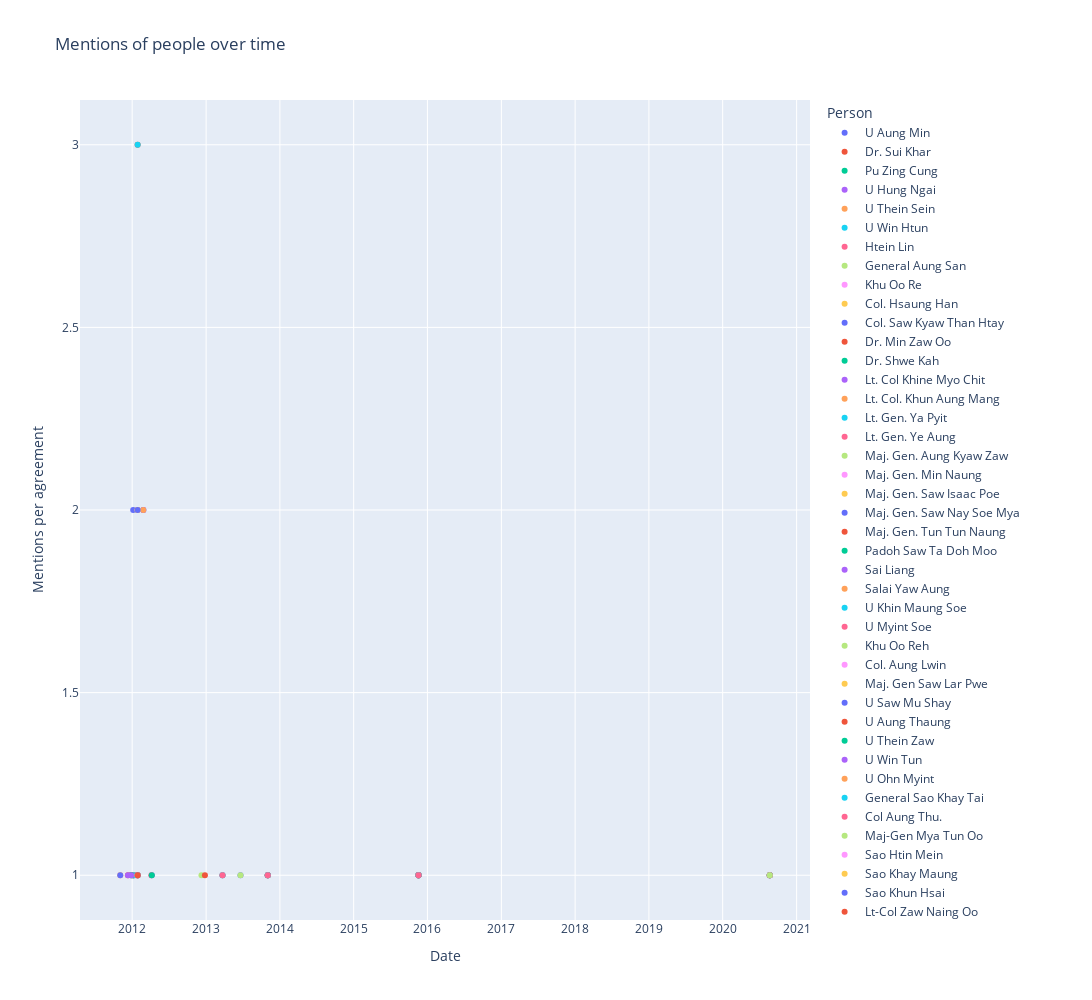

The cell this chart's notebook holds for it:
### Markdown cell above
Scatter graph of mentions of people in agreements over time:

### Code cell
fig3 = px.scatter(df_per_agr, x="Date", y="Mentions per agreement", color="Person",  title="Mentions of people over time")
fig3.update_layout(
    autosize=False,
    width=1500,
    height=1000,)
fig3.show()

### Figure 1 — Plotly figure (JSON) as saved in the notebook; plotly's stock layout.template omitted (floating-point values rounded to 4 significant figures)
{"data": [{"hovertemplate": "Person=U Aung Min<br>Date=%{x}<br>Mentions per agreement=%{y}<extra></extra>", "legendgroup": "U Aung Min", "marker": {"color": "#636efa", "symbol": "circle"}, "mode": "markers", "name": "U Aung Min", "orientation": "v", "showlegend": true, "type": "scatter", "x": ["2012-01-06", "2013-06-20", "2012-01-13", "2012-02-25", "2012-04-07", "2013-03-23"], "xaxis": "x", "y": [2, 1, 1, 2, 1, 1], "yaxis": "y"}, {"hovertemplate": "Person=Dr. Sui Khar<br>Date=%{x}<br>Mentions per agreement=%{y}<extra></extra>", "legendgroup": "Dr. Sui Khar", "marker": {"color": "#EF553B", "symbol": "circle"}, "mode": "markers", "name": "Dr. Sui Khar", "orientation": "v", "showlegend": true, "type": "scatter", "x": ["2012-01-06"], "xaxis": "x", "y": [1], "yaxis": "y"}, {"hovertemplate": "Person=Pu Zing Cung<br>Date=%{x}<br>Mentions per agreement=%{y}<extra></extra>", "legendgroup": "Pu Zing Cung", "marker": {"color": "#00cc96", "symbol": "circle"}, "mode": "markers", "name": "Pu Zing Cung", "orientation": "v", "showlegend": true, "type": "scatter", "x": ["2012-01-06"], "xaxis": "x", "y": [1], "yaxis": "y"}, {"hovertemplate": "Person=U Hung Ngai<br>Date=%{x}<br>Mentions per agreement=%{y}<extra></extra>", "legendgroup": "U Hung Ngai", "marker": {"color": "#ab63fa", "symbol": "circle"}, "mode": "markers", "name": "U Hung Ngai", "orientation": "v", "showlegend": true, "type": "scatter", "x": ["2012-01-06"], "xaxis": "x", "y": [1], "yaxis": "y"}, {"hovertemplate": "Person=U Thein Sein<br>Date=%{x}<br>Mentions per agreement=%{y}<extra></extra>", "legendgroup": "U Thein Sein", "marker": {"color": "#FFA15A", "symbol": "circle"}, "mode": "markers", "name": "U Thein Sein", "orientation": "v", "showlegend": true, "type": "scatter", "x": ["2012-01-06"], "xaxis": "x", "y": [1], "yaxis": "y"}, {"hovertemplate": "Person=U Win Htun<br>Date=%{x}<br>Mentions per agreement=%{y}<extra></extra>", "legendgroup": "U Win Htun", "marker": {"color": "#19d3f3", "symbol": "circle"}, "mode": "markers", "name": "U Win Htun", "orientation": "v", "showlegend": true, "type": "scatter", "x": ["2012-01-06"], "xaxis": "x", "y": [1], "yaxis": "y"}, {"hovertemplate": "Person=Htein Lin<br>Date=%{x}<br>Mentions per agreement=%{y}<extra></extra>", "legendgroup": "Htein Lin", "marker": {"color": "#FF6692", "symbol": "circle"}, "mode": "markers", "name": "Htein Lin", "orientation": "v", "showlegend": true, "type": "scatter", "x": ["2012-04-05"], "xaxis": "x", "y": [1], "yaxis": "y"}, {"hovertemplate": "Person=General Aung San<br>Date=%{x}<br>Mentions per agreement=%{y}<extra></extra>", "legendgroup": "General Aung San", "marker": {"color": "#B6E880", "symbol": "circle"}, "mode": "markers", "name": "General Aung San", "orientation": "v", "showlegend": true, "type": "scatter", "x": ["2012-12-09"], "xaxis": "x", "y": [1], "yaxis": "y"}, {"hovertemplate": "Person=Khu Oo Re<br>Date=%{x}<br>Mentions per agreement=%{y}<extra></extra>", "legendgroup": "Khu Oo Re", "marker": {"color": "#FF97FF", "symbol": "circle"}, "mode": "markers", "name": "Khu Oo Re", "orientation": "v", "showlegend": true, "type": "scatter", "x": [null], "xaxis": "x", "y": [1], "yaxis": "y"}, {"hovertemplate": "Person=Col. Hsaung Han<br>Date=%{x}<br>Mentions per agreement=%{y}<extra></extra>", "legendgroup": "Col. Hsaung Han", "marker": {"color": "#FECB52", "symbol": "circle"}, "mode": "markers", "name": "Col. Hsaung Han", "orientation": "v", "showlegend": true, "type": "scatter", "x": ["2015-11-18"], "xaxis": "x", "y": [1], "yaxis": "y"}, {"hovertemplate": "Person=Col. Saw Kyaw Than Htay<br>Date=%{x}<br>Mentions per agreement=%{y}<extra></extra>", "legendgroup": "Col. Saw Kyaw Than Htay", "marker": {"color": "#636efa", "symbol": "circle"}, "mode": "markers", "name": "Col. Saw Kyaw Than Htay", "orientation": "v", "showlegend": true, "type": "scatter", "x": ["2015-11-18"], "xaxis": "x", "y": [1], "yaxis": "y"}, {"hovertemplate": "Person=Dr. Min Zaw Oo<br>Date=%{x}<br>Mentions per agreement=%{y}<extra></extra>", "legendgroup": "Dr. Min Zaw Oo", "marker": {"color": "#EF553B", "symbol": "circle"}, "mode": "markers", "name": "Dr. Min Zaw Oo", "orientation": "v", "showlegend": true, "type": "scatter", "x": ["2015-11-18"], "xaxis": "x", "y": [1], "yaxis": "y"}, {"hovertemplate": "Person=Dr. Shwe Kah<br>Date=%{x}<br>Mentions per agreement=%{y}<extra></extra>", "legendgroup": "Dr. Shwe Kah", "marker": {"color": "#00cc96", "symbol": "circle"}, "mode": "markers", "name": "Dr. Shwe Kah", "orientation": "v", "showlegend": true, "type": "scatter", "x": ["2015-11-18"], "xaxis": "x", "y": [1], "yaxis": "y"}, {"hovertemplate": "Person=Lt. Col Khine Myo Chit<br>Date=%{x}<br>Mentions per agreement=%{y}<extra></extra>", "legendgroup": "Lt. Col Khine Myo Chit", "marker": {"color": "#ab63fa", "symbol": "circle"}, "mode": "markers", "name": "Lt. Col Khine Myo Chit", "orientation": "v", "showlegend": true, "type": "scatter", "x": ["2015-11-18"], "xaxis": "x", "y": [1], "yaxis": "y"}, {"hovertemplate": "Person=Lt. Col. Khun Aung Mang<br>Date=%{x}<br>Mentions per agreement=%{y}<extra></extra>", "legendgroup": "Lt. Col. Khun Aung Mang", "marker": {"color": "#FFA15A", "symbol": "circle"}, "mode": "markers", "name": "Lt. Col. Khun Aung Mang", "orientation": "v", "showlegend": true, "type": "scatter", "x": ["2015-11-18"], "xaxis": "x", "y": [1], "yaxis": "y"}, {"hovertemplate": "Person=Lt. Gen. Ya Pyit<br>Date=%{x}<br>Mentions per agreement=%{y}<extra></extra>", "legendgroup": "Lt. Gen. Ya Pyit", "marker": {"color": "#19d3f3", "symbol": "circle"}, "mode": "markers", "name": "Lt. Gen. Ya Pyit", "orientation": "v", "showlegend": true, "type": "scatter", "x": ["2015-11-18"], "xaxis": "x", "y": [1], "yaxis": "y"}, {"hovertemplate": "Person=Lt. Gen. Ye Aung<br>Date=%{x}<br>Mentions per agreement=%{y}<extra></extra>", "legendgroup": "Lt. Gen. Ye Aung", "marker": {"color": "#FF6692", "symbol": "circle"}, "mode": "markers", "name": "Lt. Gen. Ye Aung", "orientation": "v", "showlegend": true, "type": "scatter", "x": ["2015-11-18"], "xaxis": "x", "y": [1], "yaxis": "y"}, {"hovertemplate": "Person=Maj. Gen. Aung Kyaw Zaw<br>Date=%{x}<br>Mentions per agreement=%{y}<extra></extra>", "legendgroup": "Maj. Gen. Aung Kyaw Zaw", "marker": {"color": "#B6E880", "symbol": "circle"}, "mode": "markers", "name": "Maj. Gen. Aung Kyaw Zaw", "orientation": "v", "showlegend": true, "type": "scatter", "x": ["2015-11-18"], "xaxis": "x", "y": [1], "yaxis": "y"}, {"hovertemplate": "Person=Maj. Gen. Min Naung<br>Date=%{x}<br>Mentions per agreement=%{y}<extra></extra>", "legendgroup": "Maj. Gen. Min Naung", "marker": {"color": "#FF97FF", "symbol": "circle"}, "mode": "markers", "name": "Maj. Gen. Min Naung", "orientation": "v", "showlegend": true, "type": "scatter", "x": ["2015-11-18"], "xaxis": "x", "y": [1], "yaxis": "y"}, {"hovertemplate": "Person=Maj. Gen. Saw Isaac Poe<br>Date=%{x}<br>Mentions per agreement=%{y}<extra></extra>", "legendgroup": "Maj. Gen. Saw Isaac Poe", "marker": {"color": "#FECB52", "symbol": "circle"}, "mode": "markers", "name": "Maj. Gen. Saw Isaac Poe", "orientation": "v", "showlegend": true, "type": "scatter", "x": ["2015-11-18"], "xaxis": "x", "y": [1], "yaxis": "y"}, {"hovertemplate": "Person=Maj. Gen. Saw Nay Soe Mya<br>Date=%{x}<br>Mentions per agreement=%{y}<extra></extra>", "legendgroup": "Maj. Gen. Saw Nay Soe Mya", "marker": {"color": "#636efa", "symbol": "circle"}, "mode": "markers", "name": "Maj. Gen. Saw Nay Soe Mya", "orientation": "v", "showlegend": true, "type": "scatter", "x": ["2015-11-18"], "xaxis": "x", "y": [1], "yaxis": "y"}, {"hovertemplate": "Person=Maj. Gen. Tun Tun Naung<br>Date=%{x}<br>Mentions per agreement=%{y}<extra></extra>", "legendgroup": "Maj. Gen. Tun Tun Naung", "marker": {"color": "#EF553B", "symbol": "circle"}, "mode": "markers", "name": "Maj. Gen. Tun Tun Naung", "orientation": "v", "showlegend": true, "type": "scatter", "x": ["2015-11-18"], "xaxis": "x", "y": [1], "yaxis": "y"}, {"hovertemplate": "Person=Padoh Saw Ta Doh Moo<br>Date=%{x}<br>Mentions per agreement=%{y}<extra></extra>", "legendgroup": "Padoh Saw Ta Doh Moo", "marker": {"color": "#00cc96", "symbol": "circle"}, "mode": "markers", "name": "Padoh Saw Ta Doh Moo", "orientation": "v", "showlegend": true, "type": "scatter", "x": ["2015-11-18"], "xaxis": "x", "y": [1], "yaxis": "y"}, {"hovertemplate": "Person=Sai Liang<br>Date=%{x}<br>Mentions per agreement=%{y}<extra></extra>", "legendgroup": "Sai Liang", "marker": {"color": "#ab63fa", "symbol": "circle"}, "mode": "markers", "name": "Sai Liang", "orientation": "v", "showlegend": true, "type": "scatter", "x": ["2015-11-18"], "xaxis": "x", "y": [1], "yaxis": "y"}, {"hovertemplate": "Person=Salai Yaw Aung<br>Date=%{x}<br>Mentions per agreement=%{y}<extra></extra>", "legendgroup": "Salai Yaw Aung", "marker": {"color": "#FFA15A", "symbol": "circle"}, "mode": "markers", "name": "Salai Yaw Aung", "orientation": "v", "showlegend": true, "type": "scatter", "x": ["2015-11-18"], "xaxis": "x", "y": [1], "yaxis": "y"}, {"hovertemplate": "Person=U Khin Maung Soe<br>Date=%{x}<br>Mentions per agreement=%{y}<extra></extra>", "legendgroup": "U Khin Maung Soe", "marker": {"color": "#19d3f3", "symbol": "circle"}, "mode": "markers", "name": "U Khin Maung Soe", "orientation": "v", "showlegend": true, "type": "scatter", "x": ["2015-11-18"], "xaxis": "x", "y": [1], "yaxis": "y"}, {"hovertemplate": "Person=U Myint Soe<br>Date=%{x}<br>Mentions per agreement=%{y}<extra></extra>", "legendgroup": "U Myint Soe", "marker": {"color": "#FF6692", "symbol": "circle"}, "mode": "markers", "name": "U Myint Soe", "orientation": "v", "showlegend": true, "type": "scatter", "x": ["2015-11-18"], "xaxis": "x", "y": [1], "yaxis": "y"}, {"hovertemplate": "Person=Khu Oo Reh<br>Date=%{x}<br>Mentions per agreement=%{y}<extra></extra>", "legendgroup": "Khu Oo Reh", "marker": {"color": "#B6E880", "symbol": "circle"}, "mode": "markers", "name": "Khu Oo Reh", "orientation": "v", "showlegend": true, "type": "scatter", "x": ["2013-06-20"], "xaxis": "x", "y": [1], "yaxis": "y"}, {"hovertemplate": "Person=Col. Aung Lwin<br>Date=%{x}<br>Mentions per agreement=%{y}<extra></extra>", "legendgroup": "Col. Aung Lwin", "marker": {"color": "#FF97FF", "symbol": "circle"}, "mode": "markers", "name": "Col. Aung Lwin", "orientation": "v", "showlegend": true, "type": "scatter", "x": ["2011-11-03"], "xaxis": "x", "y": [1], "yaxis": "y"}, {"hovertemplate": "Person=Maj. Gen Saw Lar Pwe<br>Date=%{x}<br>Mentions per agreement=%{y}<extra></extra>", "legendgroup": "Maj. Gen Saw Lar Pwe", "marker": {"color": "#FECB52", "symbol": "circle"}, "mode": "markers", "name": "Maj. Gen Saw Lar Pwe", "orientation": "v", "showlegend": true, "type": "scatter", "x": ["2011-11-03"], "xaxis": "x", "y": [1], "yaxis": "y"}, {"hovertemplate": "Person=U Saw Mu Shay<br>Date=%{x}<br>Mentions per agreement=%{y}<extra></extra>", "legendgroup": "U Saw Mu Shay", "marker": {"color": "#636efa", "symbol": "circle"}, "mode": "markers", "name": "U Saw Mu Shay", "orientation": "v", "showlegend": true, "type": "scatter", "x": ["2011-11-03"], "xaxis": "x", "y": [1], "yaxis": "y"}, {"hovertemplate": "Person=U Aung Thaung<br>Date=%{x}<br>Mentions per agreement=%{y}<extra></extra>", "legendgroup": "U Aung Thaung", "marker": {"color": "#EF553B", "symbol": "circle"}, "mode": "markers", "name": "U Aung Thaung", "orientation": "v", "showlegend": true, "type": "scatter", "x": ["2011-12-27", "2012-01-28", "2012-12-26", "2011-12-11"], "xaxis": "x", "y": [1, 3, 1, 1], "yaxis": "y"}, {"hovertemplate": "Person=U Thein Zaw<br>Date=%{x}<br>Mentions per agreement=%{y}<extra></extra>", "legendgroup": "U Thein Zaw", "marker": {"color": "#00cc96", "symbol": "circle"}, "mode": "markers", "name": "U Thein Zaw", "orientation": "v", "showlegend": true, "type": "scatter", "x": ["2011-12-27", "2012-01-28"], "xaxis": "x", "y": [1, 2], "yaxis": "y"}, {"hovertemplate": "Person=U Win Tun<br>Date=%{x}<br>Mentions per agreement=%{y}<extra></extra>", "legendgroup": "U Win Tun", "marker": {"color": "#ab63fa", "symbol": "circle"}, "mode": "markers", "name": "U Win Tun", "orientation": "v", "showlegend": true, "type": "scatter", "x": ["2011-12-27", "2012-02-25", "2012-01-28"], "xaxis": "x", "y": [1, 2, 1], "yaxis": "y"}, {"hovertemplate": "Person=U Ohn Myint<br>Date=%{x}<br>Mentions per agreement=%{y}<extra></extra>", "legendgroup": "U Ohn Myint", "marker": {"color": "#FFA15A", "symbol": "circle"}, "mode": "markers", "name": "U Ohn Myint", "orientation": "v", "showlegend": true, "type": "scatter", "x": ["2012-02-25", "2012-01-28"], "xaxis": "x", "y": [2, 1], "yaxis": "y"}, {"hovertemplate": "Person=General Sao Khay Tai<br>Date=%{x}<br>Mentions per agreement=%{y}<extra></extra>", "legendgroup": "General Sao Khay Tai", "marker": {"color": "#19d3f3", "symbol": "circle"}, "mode": "markers", "name": "General Sao Khay Tai", "orientation": "v", "showlegend": true, "type": "scatter", "x": ["2012-01-28"], "xaxis": "x", "y": [3], "yaxis": "y"}, {"hovertemplate": "Person=Col Aung Thu.<br>Date=%{x}<br>Mentions per agreement=%{y}<extra></extra>", "legendgroup": "Col Aung Thu.", "marker": {"color": "#FF6692", "symbol": "circle"}, "mode": "markers", "name": "Col Aung Thu.", "orientation": "v", "showlegend": true, "type": "scatter", "x": ["2012-01-28"], "xaxis": "x", "y": [2], "yaxis": "y"}, {"hovertemplate": "Person=Maj-Gen Mya Tun Oo<br>Date=%{x}<br>Mentions per agreement=%{y}<extra></extra>", "legendgroup": "Maj-Gen Mya Tun Oo", "marker": {"color": "#B6E880", "symbol": "circle"}, "mode": "markers", "name": "Maj-Gen Mya Tun Oo", "orientation": "v", "showlegend": true, "type": "scatter", "x": ["2012-01-28"], "xaxis": "x", "y": [2], "yaxis": "y"}, {"hovertemplate": "Person=Sao Htin Mein<br>Date=%{x}<br>Mentions per agreement=%{y}<extra></extra>", "legendgroup": "Sao Htin Mein", "marker": {"color": "#FF97FF", "symbol": "circle"}, "mode": "markers", "name": "Sao Htin Mein", "orientation": "v", "showlegend": true, "type": "scatter", "x": ["2012-01-28"], "xaxis": "x", "y": [2], "yaxis": "y"}, {"hovertemplate": "Person=Sao Khay Maung<br>Date=%{x}<br>Mentions per agreement=%{y}<extra></extra>", "legendgroup": "Sao Khay Maung", "marker": {"color": "#FECB52", "symbol": "circle"}, "mode": "markers", "name": "Sao Khay Maung", "orientation": "v", "showlegend": true, "type": "scatter", "x": ["2012-01-28"], "xaxis": "x", "y": [2], "yaxis": "y"}, {"hovertemplate": "Person=Sao Khun Hsai<br>Date=%{x}<br>Mentions per agreement=%{y}<extra></extra>", "legendgroup": "Sao Khun Hsai", "marker": {"color": "#636efa", "symbol": "circle"}, "mode": "markers", "name": "Sao Khun Hsai", "orientation": "v", "showlegend": true, "type": "scatter", "x": ["2012-01-28"], "xaxis": "x", "y": [2], "yaxis": "y"}, {"hovertemplate": "Person=Lt-Col Zaw Naing Oo<br>Date=%{x}<br>Mentions per agreement=%{y}<extra></extra>", "legendgroup": "Lt-Col Zaw Naing Oo", "marker": {"color": "#EF553B", "symbol": "circle"}, "mode": "markers", "name": "Lt-Col Zaw Naing Oo", "orientation": "v", "showlegend": true, "type": "scatter", "x": ["2012-01-28"], "xaxis": "x", "y": [1], "yaxis": "y"}, {"hovertemplate": "Person=Maj-Gen Aung Kyaw Zaw<br>Date=%{x}<br>Mentions per agreement=%{y}<extra></extra>", "legendgroup": "Maj-Gen Aung Kyaw Zaw", "marker": {"color": "#00cc96", "symbol": "circle"}, "mode": "markers", "name": "Maj-Gen Aung Kyaw Zaw", "orientation": "v", "showlegend": true, "type": "scatter", "x": ["2012-01-28"], "xaxis": "x", "y": [1], "yaxis": "y"}, {"hovertemplate": "Person=Maj-Gen Zaw Win<br>Date=%{x}<br>Mentions per agreement=%{y}<extra></extra>", "legendgroup": "Maj-Gen Zaw Win", "marker": {"color": "#ab63fa", "symbol": "circle"}, "mode": "markers", "name": "Maj-Gen Zaw Win", "orientation": "v", "showlegend": true, "type": "scatter", "x": ["2012-01-28"], "xaxis": "x", "y": [1], "yaxis": "y"}, {"hovertemplate": "Person=Sao Hsay Pein Pha<br>Date=%{x}<br>Mentions per agreement=%{y}<extra></extra>", "legendgroup": "Sao Hsay Pein Pha", "marker": {"color": "#FFA15A", "symbol": "circle"}, "mode": "markers", "name": "Sao Hsay Pein Pha", "orientation": "v", "showlegend": true, "type": "scatter", "x": ["2012-01-28"], "xaxis": "x", "y": [1], "yaxis": "y"}, {"hovertemplate": "Person=Sao Khin Min<br>Date=%{x}<br>Mentions per agreement=%{y}<extra></extra>", "legendgroup": "Sao Khin Min", "marker": {"color": "#19d3f3", "symbol": "circle"}, "mode": "markers", "name": "Sao Khin Min", "orientation": "v", "showlegend": true, "type": "scatter", "x": ["2012-01-28"], "xaxis": "x", "y": [1], "yaxis": "y"}, {"hovertemplate": "Person=Sao Kyaw Hla<br>Date=%{x}<br>Mentions per agreement=%{y}<extra></extra>", "legendgroup": "Sao Kyaw Hla", "marker": {"color": "#FF6692", "symbol": "circle"}, "mode": "markers", "name": "Sao Kyaw Hla", "orientation": "v", "showlegend": true, "type": "scatter", "x": ["2012-01-28"], "xaxis": "x", "y": [1], "yaxis": "y"}, {"hovertemplate": "Person=Sao Laung Khay<br>Date=%{x}<br>Mentions per agreement=%{y}<extra></extra>", "legendgroup": "Sao Laung Khay", "marker": {"color": "#B6E880", "symbol": "circle"}, "mode": "markers", "name": "Sao Laung Khay", "orientation": "v", "showlegend": true, "type": "scatter", "x": ["2012-01-28"], "xaxis": "x", "y": [1], "yaxis": "y"}, {"hovertemplate": "Person=U Maung Maung Thein<br>Date=%{x}<br>Mentions per agreement=%{y}<extra></extra>", "legendgroup": "U Maung Maung Thein", "marker": {"color": "#FF97FF", "symbol": "circle"}, "mode": "markers", "name": "U Maung Maung Thein", "orientation": "v", "showlegend": true, "type": "scatter", "x": ["2012-01-28"], "xaxis": "x", "y": [1], "yaxis": "y"}, {"hovertemplate": "Person=U Sao Aung Myat<br>Date=%{x}<br>Mentions per agreement=%{y}<extra></extra>", "legendgroup": "U Sao Aung Myat", "marker": {"color": "#FECB52", "symbol": "circle"}, "mode": "markers", "name": "U Sao Aung Myat", "orientation": "v", "showlegend": true, "type": "scatter", "x": ["2012-01-28"], "xaxis": "x", "y": [1], "yaxis": "y"}, {"hovertemplate": "Person=U Soe Tint<br>Date=%{x}<br>Mentions per agreement=%{y}<extra></extra>", "legendgroup": "U Soe Tint", "marker": {"color": "#636efa", "symbol": "circle"}, "mode": "markers", "name": "U Soe Tint", "orientation": "v", "showlegend": true, "type": "scatter", "x": ["2012-01-28"], "xaxis": "x", "y": [1], "yaxis": "y"}, {"hovertemplate": "Person=U Tun Tun Oo<br>Date=%{x}<br>Mentions per agreement=%{y}<extra></extra>", "legendgroup": "U Tun Tun Oo", "marker": {"color": "#EF553B", "symbol": "circle"}, "mode": "markers", "name": "U Tun Tun Oo", "orientation": "v", "showlegend": true, "type": "scatter", "x": ["2012-01-28"], "xaxis": "x", "y": [1], "yaxis": "y"}, {"hovertemplate": "Person=General Secretary Naw Zipporah Sein<br>Date=%{x}<br>Mentions per agreement=%{y}<extra></extra>", "legendgroup": "General Secretary Naw Zipporah Sein", "marker": {"color": "#00cc96", "symbol": "circle"}, "mode": "markers", "name": "General Secretary Naw Zipporah Sein", "orientation": "v", "showlegend": true, "type": "scatter", "x": ["2012-04-07"], "xaxis": "x", "y": [1], "yaxis": "y"}, {"hovertemplate": "Person=U Saw Lah Pwe<br>Date=%{x}<br>Mentions per agreement=%{y}<extra></extra>", "legendgroup": "U Saw Lah Pwe", "marker": {"color": "#ab63fa", "symbol": "circle"}, "mode": "markers", "name": "U Saw Lah Pwe", "orientation": "v", "showlegend": true, "type": "scatter", "x": ["2011-12-11"], "xaxis": "x", "y": [1], "yaxis": "y"}, {"hovertemplate": "Person=U Khin Mg Soe<br>Date=%{x}<br>Mentions per agreement=%{y}<extra></extra>", "legendgroup": "U Khin Mg Soe", "marker": {"color": "#FFA15A", "symbol": "circle"}, "mode": "markers", "name": "U Khin Mg Soe", "orientation": "v", "showlegend": true, "type": "scatter", "x": ["2013-03-23"], "xaxis": "x", "y": [1], "yaxis": "y"}, {"hovertemplate": "Person=U Khun Myint Htun<br>Date=%{x}<br>Mentions per agreement=%{y}<extra></extra>", "legendgroup": "U Khun Myint Htun", "marker": {"color": "#19d3f3", "symbol": "circle"}, "mode": "markers", "name": "U Khun Myint Htun", "orientation": "v", "showlegend": true, "type": "scatter", "x": ["2013-03-23"], "xaxis": "x", "y": [1], "yaxis": "y"}, {"hovertemplate": "Person=U Khun Okkar<br>Date=%{x}<br>Mentions per agreement=%{y}<extra></extra>", "legendgroup": "U Khun Okkar", "marker": {"color": "#FF6692", "symbol": "circle"}, "mode": "markers", "name": "U Khun Okkar", "orientation": "v", "showlegend": true, "type": "scatter", "x": ["2013-03-23"], "xaxis": "x", "y": [1], "yaxis": "y"}, {"hovertemplate": "Person=Col. Saw Kyaw Dah<br>Date=%{x}<br>Mentions per agreement=%{y}<extra></extra>", "legendgroup": "Col. Saw Kyaw Dah", "marker": {"color": "#B6E880", "symbol": "circle"}, "mode": "markers", "name": "Col. Saw Kyaw Dah", "orientation": "v", "showlegend": true, "type": "scatter", "x": ["2013-11-02"], "xaxis": "x", "y": [1], "yaxis": "y"}, {"hovertemplate": "Person=Gen. Saw Mo Shay<br>Date=%{x}<br>Mentions per agreement=%{y}<extra></extra>", "legendgroup": "Gen. Saw Mo Shay", "marker": {"color": "#FF97FF", "symbol": "circle"}, "mode": "markers", "name": "Gen. Saw Mo Shay", "orientation": "v", "showlegend": true, "type": "scatter", "x": ["2013-11-02"], "xaxis": "x", "y": [1], "yaxis": "y"}, {"hovertemplate": "Person=Hpon Da Shwin<br>Date=%{x}<br>Mentions per agreement=%{y}<extra></extra>", "legendgroup": "Hpon Da Shwin", "marker": {"color": "#FECB52", "symbol": "circle"}, "mode": "markers", "name": "Hpon Da Shwin", "orientation": "v", "showlegend": true, "type": "scatter", "x": ["2013-11-02"], "xaxis": "x", "y": [1], "yaxis": "y"}, {"hovertemplate": "Person=Khaing Thuka<br>Date=%{x}<br>Mentions per agreement=%{y}<extra></extra>", "legendgroup": "Khaing Thuka", "marker": {"color": "#636efa", "symbol": "circle"}, "mode": "markers", "name": "Khaing Thuka", "orientation": "v", "showlegend": true, "type": "scatter", "x": ["2013-11-02"], "xaxis": "x", "y": [1], "yaxis": "y"}, {"hovertemplate": "Person=Koon Abel Tweed<br>Date=%{x}<br>Mentions per agreement=%{y}<extra></extra>", "legendgroup": "Koon Abel Tweed", "marker": {"color": "#EF553B", "symbol": "circle"}, "mode": "markers", "name": "Koon Abel Tweed", "orientation": "v", "showlegend": true, "type": "scatter", "x": ["2013-11-02"], "xaxis": "x", "y": [1], "yaxis": "y"}, {"hovertemplate": "Person=Kya Khunsa<br>Date=%{x}<br>Mentions per agreement=%{y}<extra></extra>", "legendgroup": "Kya Khunsa", "marker": {"color": "#00cc96", "symbol": "circle"}, "mode": "markers", "name": "Kya Khunsa", "orientation": "v", "showlegend": true, "type": "scatter", "x": ["2013-11-02"], "xaxis": "x", "y": [1], "yaxis": "y"}, {"hovertemplate": "Person=Pu Zin Cun<br>Date=%{x}<br>Mentions per agreement=%{y}<extra></extra>", "legendgroup": "Pu Zin Cun", "marker": {"color": "#ab63fa", "symbol": "circle"}, "mode": "markers", "name": "Pu Zin Cun", "orientation": "v", "showlegend": true, "type": "scatter", "x": ["2013-11-02"], "xaxis": "x", "y": [1], "yaxis": "y"}, {"hovertemplate": "Person=Saw Mutu Say Po<br>Date=%{x}<br>Mentions per agreement=%{y}<extra></extra>", "legendgroup": "Saw Mutu Say Po", "marker": {"color": "#FFA15A", "symbol": "circle"}, "mode": "markers", "name": "Saw Mutu Say Po", "orientation": "v", "showlegend": true, "type": "scatter", "x": ["2013-11-02"], "xaxis": "x", "y": [1], "yaxis": "y"}, {"hovertemplate": "Person=U Tun Mrat Naing<br>Date=%{x}<br>Mentions per agreement=%{y}<extra></extra>", "legendgroup": "U Tun Mrat Naing", "marker": {"color": "#19d3f3", "symbol": "circle"}, "mode": "markers", "name": "U Tun Mrat Naing", "orientation": "v", "showlegend": true, "type": "scatter", "x": ["2013-11-02"], "xaxis": "x", "y": [1], "yaxis": "y"}, {"hovertemplate": "Person=U Twan Zaw<br>Date=%{x}<br>Mentions per agreement=%{y}<extra></extra>", "legendgroup": "U Twan Zaw", "marker": {"color": "#FF6692", "symbol": "circle"}, "mode": "markers", "name": "U Twan Zaw", "orientation": "v", "showlegend": true, "type": "scatter", "x": ["2013-11-02"], "xaxis": "x", "y": [1], "yaxis": "y"}, {"hovertemplate": "Person=Daw Khin Ma Ma Myo<br>Date=%{x}<br>Mentions per agreement=%{y}<extra></extra>", "legendgroup": "Daw Khin Ma Ma Myo", "marker": {"color": "#B6E880", "symbol": "circle"}, "mode": "markers", "name": "Daw Khin Ma Ma Myo", "orientation": "v", "showlegend": true, "type": "scatter", "x": ["2020-08-21"], "xaxis": "x", "y": [1], "yaxis": "y"}, {"hovertemplate": "Person=Dr. May Win Myint<br>Date=%{x}<br>Mentions per agreement=%{y}<extra></extra>", "legendgroup": "Dr. May Win Myint", "marker": {"color": "#FF97FF", "symbol": "circle"}, "mode": "markers", "name": "Dr. May Win Myint", "orientation": "v", "showlegend": true, "type": "scatter", "x": ["2020-08-21"], "xaxis": "x", "y": [1], "yaxis": "y"}, {"hovertemplate": "Person=Dr. Tin Myo Win<br>Date=%{x}<br>Mentions per agreement=%{y}<extra></extra>", "legendgroup": "Dr. Tin Myo Win", "marker": {"color": "#FECB52", "symbol": "circle"}, "mode": "markers", "name": "Dr. Tin Myo Win", "orientation": "v", "showlegend": true, "type": "scatter", "x": ["2020-08-21"], "xaxis": "x", "y": [1], "yaxis": "y"}, {"hovertemplate": "Person=Kya Sha Mwe<br>Date=%{x}<br>Mentions per agreement=%{y}<extra></extra>", "legendgroup": "Kya Sha Mwe", "marker": {"color": "#636efa", "symbol": "circle"}, "mode": "markers", "name": "Kya Sha Mwe", "orientation": "v", "showlegend": true, "type": "scatter", "x": ["2020-08-21"], "xaxis": "x", "y": [1], "yaxis": "y"}, {"hovertemplate": "Person=Lian Hmung Sakhong<br>Date=%{x}<br>Mentions per agreement=%{y}<extra></extra>", "legendgroup": "Lian Hmung Sakhong", "marker": {"color": "#EF553B", "symbol": "circle"}, "mode": "markers", "name": "Lian Hmung Sakhong", "orientation": "v", "showlegend": true, "type": "scatter", "x": ["2020-08-21"], "xaxis": "x", "y": [1], "yaxis": "y"}, {"hovertemplate": "Person=Lt-Gen Tin Maug Win<br>Date=%{x}<br>Mentions per agreement=%{y}<extra></extra>", "legendgroup": "Lt-Gen Tin Maug Win", "marker": {"color": "#00cc96", "symbol": "circle"}, "mode": "markers", "name": "Lt-Gen Tin Maug Win", "orientation": "v", "showlegend": true, "type": "scatter", "x": ["2020-08-21"], "xaxis": "x", "y": [1], "yaxis": "y"}, {"hovertemplate": "Person=Nang Aye Aye Thwe<br>Date=%{x}<br>Mentions per agreement=%{y}<extra></extra>", "legendgroup": "Nang Aye Aye Thwe", "marker": {"color": "#ab63fa", "symbol": "circle"}, "mode": "markers", "name": "Nang Aye Aye Thwe", "orientation": "v", "showlegend": true, "type": "scatter", "x": ["2020-08-21"], "xaxis": "x", "y": [1], "yaxis": "y"}, {"hovertemplate": "Person=U Htone Phoo Dagon<br>Date=%{x}<br>Mentions per agreement=%{y}<extra></extra>", "legendgroup": "U Htone Phoo Dagon", "marker": {"color": "#FFA15A", "symbol": "circle"}, "mode": "markers", "name": "U Htone Phoo Dagon", "orientation": "v", "showlegend": true, "type": "scatter", "x": ["2020-08-21"], "xaxis": "x", "y": [1], "yaxis": "y"}, {"hovertemplate": "Person=U Kyaw Win<br>Date=%{x}<br>Mentions per agreement=%{y}<extra></extra>", "legendgroup": "U Kyaw Win", "marker": {"color": "#19d3f3", "symbol": "circle"}, "mode": "markers", "name": "U Kyaw Win", "orientation": "v", "showlegend": true, "type": "scatter", "x": ["2020-08-21"], "xaxis": "x", "y": [1], "yaxis": "y"}, {"hovertemplate": "Person=U Thu Wai<br>Date=%{x}<br>Mentions per agreement=%{y}<extra></extra>", "legendgroup": "U Thu Wai", "marker": {"color": "#FF6692", "symbol": "circle"}, "mode": "markers", "name": "U Thu Wai", "orientation": "v", "showlegend": true, "type": "scatter", "x": ["2020-08-21"], "xaxis": "x", "y": [1], "yaxis": "y"}, {"hovertemplate": "Person=U Zein Khan Ram<br>Date=%{x}<br>Mentions per agreement=%{y}<extra></extra>", "legendgroup": "U Zein Khan Ram", "marker": {"color": "#B6E880", "symbol": "circle"}, "mode": "markers", "name": "U Zein Khan Ram", "orientation": "v", "showlegend": true, "type": "scatter", "x": ["2020-08-21"], "xaxis": "x", "y": [1], "yaxis": "y"}], "layout": {"autosize": false, "height": 1000, "legend": {"title": {"text": "Person"}, "tracegroupgap": 0}, "title": {"text": "Mentions of people over time"}, "width": 1500, "xaxis": {"anchor": "y", "autorange": true, "domain": [0, 1], "range": ["2011-04-24 23:23:30.0181", "2021-03-01 00:36:29.9819"], "title": {"text": "Date"}, "type": "date"}, "yaxis": {"anchor": "x", "autorange": true, "domain": [0, 1], "range": [0.8775, 3.123], "title": {"text": "Mentions per agreement"}, "type": "linear"}}}
